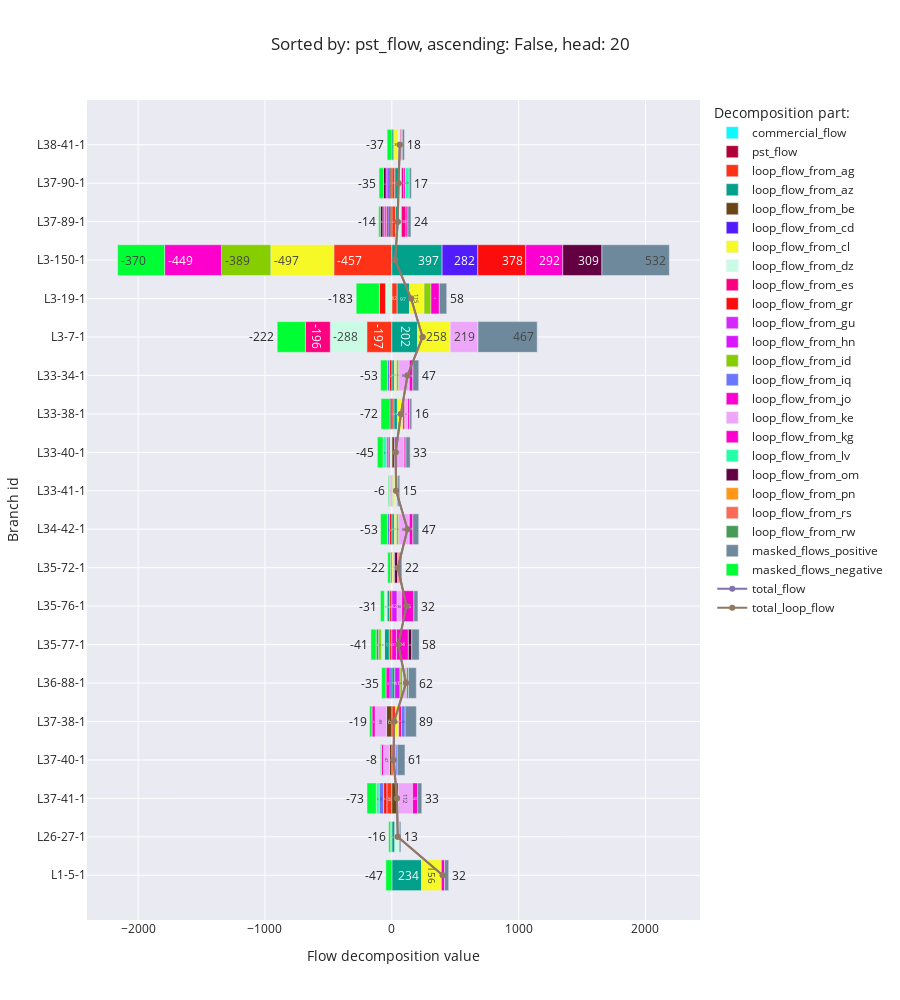

Notebook code cell kept with this figure:
### Code cell
flow_decomposition_bar_chart('pst_flow')

### Figure 1 — Plotly figure (JSON) as saved in the notebook; plotly's stock layout.template omitted (floating-point values rounded to 4 significant figures)
{"data": [{"alignmentgroup": "True", "hovertemplate": "Decomposition part:=commercial_flow<br>Flow decomposition value=%{x}<br>Branch id=%{y}<extra></extra>", "legendgroup": "commercial_flow", "marker": {"color": "#0DF9FF", "pattern": {"shape": ""}}, "name": "commercial_flow", "offsetgroup": "commercial_flow", "orientation": "h", "showlegend": true, "textposition": "auto", "texttemplate": "%{x:.0f}", "type": "bar", "x": [null, null, null, null, null, null, null, null, null, null, null, null, null, null, null, null, null, null, null, null], "xaxis": "x", "y": ["L1-5-1", "L26-27-1", "L37-41-1", "L37-40-1", "L37-38-1", "L36-88-1", "L35-77-1", "L35-76-1", "L35-72-1", "L34-42-1", "L33-41-1", "L33-40-1", "L33-38-1", "L33-34-1", "L3-7-1", "L3-19-1", "L3-150-1", "L37-89-1", "L37-90-1", "L38-41-1"], "yaxis": "y"}, {"alignmentgroup": "True", "hovertemplate": "Decomposition part:=pst_flow<br>Flow decomposition value=%{x}<br>Branch id=%{y}<extra></extra>", "legendgroup": "pst_flow", "marker": {"color": "#AF0038", "pattern": {"shape": ""}}, "name": "pst_flow", "offsetgroup": "pst_flow", "orientation": "h", "showlegend": true, "textposition": "auto", "texttemplate": "%{x:.0f}", "type": "bar", "x": [null, null, null, null, null, null, null, null, null, null, null, null, null, null, null, null, null, null, null, null], "xaxis": "x", "y": ["L1-5-1", "L26-27-1", "L37-41-1", "L37-40-1", "L37-38-1", "L36-88-1", "L35-77-1", "L35-76-1", "L35-72-1", "L34-42-1", "L33-41-1", "L33-40-1", "L33-38-1", "L33-34-1", "L3-7-1", "L3-19-1", "L3-150-1", "L37-89-1", "L37-90-1", "L38-41-1"], "yaxis": "y"}, {"alignmentgroup": "True", "hovertemplate": "Decomposition part:=loop_flow_from_ag<br>Flow decomposition value=%{x}<br>Branch id=%{y}<extra></extra>", "legendgroup": "loop_flow_from_ag", "marker": {"color": "#FD3216", "pattern": {"shape": ""}}, "name": "loop_flow_from_ag", "offsetgroup": "loop_flow_from_ag", "orientation": "h", "showlegend": true, "textposition": "auto", "texttemplate": "%{x:.0f}", "type": "bar", "x": [null, null, -39.38, 12.6, 29.05, null, -20.63, -19.65, null, null, -6.083, null, 17.42, null, -197.3, 41.88, -457.2, 29.27, 24.1, null], "xaxis": "x", "y": ["L1-5-1", "L26-27-1", "L37-41-1", "L37-40-1", "L37-38-1", "L36-88-1", "L35-77-1", "L35-76-1", "L35-72-1", "L34-42-1", "L33-41-1", "L33-40-1", "L33-38-1", "L33-34-1", "L3-7-1", "L3-19-1", "L3-150-1", "L37-89-1", "L37-90-1", "L38-41-1"], "yaxis": "y"}, {"alignmentgroup": "True", "hovertemplate": "Decomposition part:=loop_flow_from_az<br>Flow decomposition value=%{x}<br>Branch id=%{y}<extra></extra>", "legendgroup": "loop_flow_from_az", "marker": {"color": "#00A08B", "pattern": {"shape": ""}}, "name": "loop_flow_from_az", "offsetgroup": "loop_flow_from_az", "orientation": "h", "showlegend": true, "textposition": "auto", "texttemplate": "%{x:.0f}", "type": "bar", "x": [234.4, 23.92, null, null, null, 23.37, -36.69, -17.71, null, 20.21, 6.595, null, 26.41, 20.21, 202.3, 97.37, 396.5, 18.28, 28.7, 16.23], "xaxis": "x", "y": ["L1-5-1", "L26-27-1", "L37-41-1", "L37-40-1", "L37-38-1", "L36-88-1", "L35-77-1", "L35-76-1", "L35-72-1", "L34-42-1", "L33-41-1", "L33-40-1", "L33-38-1", "L33-34-1", "L3-7-1", "L3-19-1", "L3-150-1", "L37-89-1", "L37-90-1", "L38-41-1"], "yaxis": "y"}, {"alignmentgroup": "True", "hovertemplate": "Decomposition part:=loop_flow_from_be<br>Flow decomposition value=%{x}<br>Branch id=%{y}<extra></extra>", "legendgroup": "loop_flow_from_be", "marker": {"color": "#6C4516", "pattern": {"shape": ""}}, "name": "loop_flow_from_be", "offsetgroup": "loop_flow_from_be", "orientation": "h", "showlegend": true, "textposition": "auto", "texttemplate": "%{x:.0f}", "type": "bar", "x": [null, null, 51.37, -18.67, -41.64, null, null, null, null, null, null, 21.87, null, null, null, null, null, -14.7, -15.14, null], "xaxis": "x", "y": ["L1-5-1", "L26-27-1", "L37-41-1", "L37-40-1", "L37-38-1", "L36-88-1", "L35-77-1", "L35-76-1", "L35-72-1", "L34-42-1", "L33-41-1", "L33-40-1", "L33-38-1", "L33-34-1", "L3-7-1", "L3-19-1", "L3-150-1", "L37-89-1", "L37-90-1", "L38-41-1"], "yaxis": "y"}, {"alignmentgroup": "True", "hovertemplate": "Decomposition part:=loop_flow_from_cd<br>Flow decomposition value=%{x}<br>Branch id=%{y}<extra></extra>", "legendgroup": "loop_flow_from_cd", "marker": {"color": "#511CFB", "pattern": {"shape": ""}}, "name": "loop_flow_from_cd", "offsetgroup": "loop_flow_from_cd", "orientation": "h", "showlegend": true, "textposition": "auto", "texttemplate": "%{x:.0f}", "type": "bar", "x": [null, null, null, null, null, -14.34, null, null, null, null, null, null, null, null, null, null, 281.5, -14.97, -15.61, null], "xaxis": "x", "y": ["L1-5-1", "L26-27-1", "L37-41-1", "L37-40-1", "L37-38-1", "L36-88-1", "L35-77-1", "L35-76-1", "L35-72-1", "L34-42-1", "L33-41-1", "L33-40-1", "L33-38-1", "L33-34-1", "L3-7-1", "L3-19-1", "L3-150-1", "L37-89-1", "L37-90-1", "L38-41-1"], "yaxis": "y"}, {"alignmentgroup": "True", "hovertemplate": "Decomposition part:=loop_flow_from_cl<br>Flow decomposition value=%{x}<br>Branch id=%{y}<extra></extra>", "legendgroup": "loop_flow_from_cl", "marker": {"color": "#F6F926", "pattern": {"shape": ""}}, "name": "loop_flow_from_cl", "offsetgroup": "loop_flow_from_cl", "orientation": "h", "showlegend": true, "textposition": "auto", "texttemplate": "%{x:.0f}", "type": "bar", "x": [156.1, null, null, null, 26.17, null, null, null, 10.57, 16.5, 17.69, null, 43.31, 16.5, 258.2, 114.8, -496.9, null, null, 34.61], "xaxis": "x", "y": ["L1-5-1", "L26-27-1", "L37-41-1", "L37-40-1", "L37-38-1", "L36-88-1", "L35-77-1", "L35-76-1", "L35-72-1", "L34-42-1", "L33-41-1", "L33-40-1", "L33-38-1", "L33-34-1", "L3-7-1", "L3-19-1", "L3-150-1", "L37-89-1", "L37-90-1", "L38-41-1"], "yaxis": "y"}, {"alignmentgroup": "True", "hovertemplate": "Decomposition part:=loop_flow_from_dz<br>Flow decomposition value=%{x}<br>Branch id=%{y}<extra></extra>", "legendgroup": "loop_flow_from_dz", "marker": {"color": "#C9FBE5", "pattern": {"shape": ""}}, "name": "loop_flow_from_dz", "offsetgroup": "loop_flow_from_dz", "orientation": "h", "showlegend": true, "textposition": "auto", "texttemplate": "%{x:.0f}", "type": "bar", "x": [null, 34.77, null, null, null, null, -25.39, -21.33, null, null, 16.1, -14.88, null, null, -288.2, -50.0, null, 28.06, 23.38, 15.1], "xaxis": "x", "y": ["L1-5-1", "L26-27-1", "L37-41-1", "L37-40-1", "L37-38-1", "L36-88-1", "L35-77-1", "L35-76-1", "L35-72-1", "L34-42-1", "L33-41-1", "L33-40-1", "L33-38-1", "L33-34-1", "L3-7-1", "L3-19-1", "L3-150-1", "L37-89-1", "L37-90-1", "L38-41-1"], "yaxis": "y"}, {"alignmentgroup": "True", "hovertemplate": "Decomposition part:=loop_flow_from_es<br>Flow decomposition value=%{x}<br>Branch id=%{y}<extra></extra>", "legendgroup": "loop_flow_from_es", "marker": {"color": "#FC0080", "pattern": {"shape": ""}}, "name": "loop_flow_from_es", "offsetgroup": "loop_flow_from_es", "orientation": "h", "showlegend": true, "textposition": "auto", "texttemplate": "%{x:.0f}", "type": "bar", "x": [null, null, null, null, 20.74, null, null, null, null, null, null, -14.14, 15.48, null, -196.0, null, null, 36.16, 18.23, 7.712], "xaxis": "x", "y": ["L1-5-1", "L26-27-1", "L37-41-1", "L37-40-1", "L37-38-1", "L36-88-1", "L35-77-1", "L35-76-1", "L35-72-1", "L34-42-1", "L33-41-1", "L33-40-1", "L33-38-1", "L33-34-1", "L3-7-1", "L3-19-1", "L3-150-1", "L37-89-1", "L37-90-1", "L38-41-1"], "yaxis": "y"}, {"alignmentgroup": "True", "hovertemplate": "Decomposition part:=loop_flow_from_gr<br>Flow decomposition value=%{x}<br>Branch id=%{y}<extra></extra>", "legendgroup": "loop_flow_from_gr", "marker": {"color": "#FB0D0D", "pattern": {"shape": ""}}, "name": "loop_flow_from_gr", "offsetgroup": "loop_flow_from_gr", "orientation": "h", "showlegend": true, "textposition": "auto", "texttemplate": "%{x:.0f}", "type": "bar", "x": [null, null, -25.34, null, null, null, null, null, null, -18.07, null, null, null, -18.07, null, -48.5, 377.5, -14.19, null, null], "xaxis": "x", "y": ["L1-5-1", "L26-27-1", "L37-41-1", "L37-40-1", "L37-38-1", "L36-88-1", "L35-77-1", "L35-76-1", "L35-72-1", "L34-42-1", "L33-41-1", "L33-40-1", "L33-38-1", "L33-34-1", "L3-7-1", "L3-19-1", "L3-150-1", "L37-89-1", "L37-90-1", "L38-41-1"], "yaxis": "y"}, {"alignmentgroup": "True", "hovertemplate": "Decomposition part:=loop_flow_from_gu<br>Flow decomposition value=%{x}<br>Branch id=%{y}<extra></extra>", "legendgroup": "loop_flow_from_gu", "marker": {"color": "#D626FF", "pattern": {"shape": ""}}, "name": "loop_flow_from_gu", "offsetgroup": "loop_flow_from_gu", "orientation": "h", "showlegend": true, "textposition": "auto", "texttemplate": "%{x:.0f}", "type": "bar", "x": [null, null, null, 15.28, null, null, null, null, null, null, 7.758, 25.61, null, null, null, null, null, null, null, null], "xaxis": "x", "y": ["L1-5-1", "L26-27-1", "L37-41-1", "L37-40-1", "L37-38-1", "L36-88-1", "L35-77-1", "L35-76-1", "L35-72-1", "L34-42-1", "L33-41-1", "L33-40-1", "L33-38-1", "L33-34-1", "L3-7-1", "L3-19-1", "L3-150-1", "L37-89-1", "L37-90-1", "L38-41-1"], "yaxis": "y"}, {"alignmentgroup": "True", "hovertemplate": "Decomposition part:=loop_flow_from_hn<br>Flow decomposition value=%{x}<br>Branch id=%{y}<extra></extra>", "legendgroup": "loop_flow_from_hn", "marker": {"color": "#DA16FF", "pattern": {"shape": ""}}, "name": "loop_flow_from_hn", "offsetgroup": "loop_flow_from_hn", "orientation": "h", "showlegend": true, "textposition": "auto", "texttemplate": "%{x:.0f}", "type": "bar", "x": [null, null, null, null, null, 41.45, null, 42.14, null, null, null, null, null, null, null, null, null, -12.79, -15.24, null], "xaxis": "x", "y": ["L1-5-1", "L26-27-1", "L37-41-1", "L37-40-1", "L37-38-1", "L36-88-1", "L35-77-1", "L35-76-1", "L35-72-1", "L34-42-1", "L33-41-1", "L33-40-1", "L33-38-1", "L33-34-1", "L3-7-1", "L3-19-1", "L3-150-1", "L37-89-1", "L37-90-1", "L38-41-1"], "yaxis": "y"}, {"alignmentgroup": "True", "hovertemplate": "Decomposition part:=loop_flow_from_id<br>Flow decomposition value=%{x}<br>Branch id=%{y}<extra></extra>", "legendgroup": "loop_flow_from_id", "marker": {"color": "#86CE00", "pattern": {"shape": ""}}, "name": "loop_flow_from_id", "offsetgroup": "loop_flow_from_id", "orientation": "h", "showlegend": true, "textposition": "auto", "texttemplate": "%{x:.0f}", "type": "bar", "x": [null, null, null, null, null, 19.84, -21.09, null, null, 18.04, null, null, null, 18.04, null, 54.33, -388.6, null, null, 8.571], "xaxis": "x", "y": ["L1-5-1", "L26-27-1", "L37-41-1", "L37-40-1", "L37-38-1", "L36-88-1", "L35-77-1", "L35-76-1", "L35-72-1", "L34-42-1", "L33-41-1", "L33-40-1", "L33-38-1", "L33-34-1", "L3-7-1", "L3-19-1", "L3-150-1", "L37-89-1", "L37-90-1", "L38-41-1"], "yaxis": "y"}, {"alignmentgroup": "True", "hovertemplate": "Decomposition part:=loop_flow_from_iq<br>Flow decomposition value=%{x}<br>Branch id=%{y}<extra></extra>", "legendgroup": "loop_flow_from_iq", "marker": {"color": "#6A76FC", "pattern": {"shape": ""}}, "name": "loop_flow_from_iq", "offsetgroup": "loop_flow_from_iq", "orientation": "h", "showlegend": true, "textposition": "auto", "texttemplate": "%{x:.0f}", "type": "bar", "x": [null, null, -35.3, 14.52, 28.98, null, null, null, null, -17.4, null, -15.02, null, -17.4, null, null, null, null, null, null], "xaxis": "x", "y": ["L1-5-1", "L26-27-1", "L37-41-1", "L37-40-1", "L37-38-1", "L36-88-1", "L35-77-1", "L35-76-1", "L35-72-1", "L34-42-1", "L33-41-1", "L33-40-1", "L33-38-1", "L33-34-1", "L3-7-1", "L3-19-1", "L3-150-1", "L37-89-1", "L37-90-1", "L38-41-1"], "yaxis": "y"}, {"alignmentgroup": "True", "hovertemplate": "Decomposition part:=loop_flow_from_jo<br>Flow decomposition value=%{x}<br>Branch id=%{y}<extra></extra>", "legendgroup": "loop_flow_from_jo", "marker": {"color": "#FB00D1", "pattern": {"shape": ""}}, "name": "loop_flow_from_jo", "offsetgroup": "loop_flow_from_jo", "orientation": "h", "showlegend": true, "textposition": "auto", "texttemplate": "%{x:.0f}", "type": "bar", "x": [null, null, null, null, null, -31.37, 37.08, null, null, null, null, null, null, null, null, null, 292.4, -14.16, null, null], "xaxis": "x", "y": ["L1-5-1", "L26-27-1", "L37-41-1", "L37-40-1", "L37-38-1", "L36-88-1", "L35-77-1", "L35-76-1", "L35-72-1", "L34-42-1", "L33-41-1", "L33-40-1", "L33-38-1", "L33-34-1", "L3-7-1", "L3-19-1", "L3-150-1", "L37-89-1", "L37-90-1", "L38-41-1"], "yaxis": "y"}, {"alignmentgroup": "True", "hovertemplate": "Decomposition part:=loop_flow_from_ke<br>Flow decomposition value=%{x}<br>Branch id=%{y}<extra></extra>", "legendgroup": "loop_flow_from_ke", "marker": {"color": "#EEA6FB", "pattern": {"shape": ""}}, "name": "loop_flow_from_ke", "offsetgroup": "loop_flow_from_ke", "orientation": "h", "showlegend": true, "textposition": "auto", "texttemplate": "%{x:.0f}", "type": "bar", "x": [null, null, 112.3, -47.35, -89.45, 31.7, null, 35.78, 11.59, 83.0, -10.16, 49.94, 22.9, 83.0, 218.8, null, null, null, null, null], "xaxis": "x", "y": ["L1-5-1", "L26-27-1", "L37-41-1", "L37-40-1", "L37-38-1", "L36-88-1", "L35-77-1", "L35-76-1", "L35-72-1", "L34-42-1", "L33-41-1", "L33-40-1", "L33-38-1", "L33-34-1", "L3-7-1", "L3-19-1", "L3-150-1", "L37-89-1", "L37-90-1", "L38-41-1"], "yaxis": "y"}, {"alignmentgroup": "True", "hovertemplate": "Decomposition part:=loop_flow_from_kg<br>Flow decomposition value=%{x}<br>Branch id=%{y}<extra></extra>", "legendgroup": "loop_flow_from_kg", "marker": {"color": "#FE00CE", "pattern": {"shape": ""}}, "name": "loop_flow_from_kg", "offsetgroup": "loop_flow_from_kg", "orientation": "h", "showlegend": true, "textposition": "auto", "texttemplate": "%{x:.0f}", "type": "bar", "x": [25.81, null, 39.71, -15.35, -25.43, null, 93.57, 95.38, -10.25, 28.09, null, 13.74, 15.48, 28.09, null, 66.18, -448.8, 15.5, 13.96, null], "xaxis": "x", "y": ["L1-5-1", "L26-27-1", "L37-41-1", "L37-40-1", "L37-38-1", "L36-88-1", "L35-77-1", "L35-76-1", "L35-72-1", "L34-42-1", "L33-41-1", "L33-40-1", "L33-38-1", "L33-34-1", "L3-7-1", "L3-19-1", "L3-150-1", "L37-89-1", "L37-90-1", "L38-41-1"], "yaxis": "y"}, {"alignmentgroup": "True", "hovertemplate": "Decomposition part:=loop_flow_from_lv<br>Flow decomposition value=%{x}<br>Branch id=%{y}<extra></extra>", "legendgroup": "loop_flow_from_lv", "marker": {"color": "#22FFA7", "pattern": {"shape": ""}}, "name": "loop_flow_from_lv", "offsetgroup": "loop_flow_from_lv", "orientation": "h", "showlegend": true, "textposition": "auto", "texttemplate": "%{x:.0f}", "type": "bar", "x": [null, -8.982, -22.58, null, null, null, null, null, null, null, -6.549, -25.06, null, null, null, null, null, null, 28.76, null], "xaxis": "x", "y": ["L1-5-1", "L26-27-1", "L37-41-1", "L37-40-1", "L37-38-1", "L36-88-1", "L35-77-1", "L35-76-1", "L35-72-1", "L34-42-1", "L33-41-1", "L33-40-1", "L33-38-1", "L33-34-1", "L3-7-1", "L3-19-1", "L3-150-1", "L37-89-1", "L37-90-1", "L38-41-1"], "yaxis": "y"}, {"alignmentgroup": "True", "hovertemplate": "Decomposition part:=loop_flow_from_om<br>Flow decomposition value=%{x}<br>Branch id=%{y}<extra></extra>", "legendgroup": "loop_flow_from_om", "marker": {"color": "#620042", "pattern": {"shape": ""}}, "name": "loop_flow_from_om", "offsetgroup": "loop_flow_from_om", "orientation": "h", "showlegend": true, "textposition": "auto", "texttemplate": "%{x:.0f}", "type": "bar", "x": [null, null, null, null, null, null, 26.48, null, 24.12, null, null, null, -13.4, null, null, null, 308.7, -19.87, -19.4, null], "xaxis": "x", "y": ["L1-5-1", "L26-27-1", "L37-41-1", "L37-40-1", "L37-38-1", "L36-88-1", "L35-77-1", "L35-76-1", "L35-72-1", "L34-42-1", "L33-41-1", "L33-40-1", "L33-38-1", "L33-34-1", "L3-7-1", "L3-19-1", "L3-150-1", "L37-89-1", "L37-90-1", "L38-41-1"], "yaxis": "y"}, {"alignmentgroup": "True", "hovertemplate": "Decomposition part:=loop_flow_from_pn<br>Flow decomposition value=%{x}<br>Branch id=%{y}<extra></extra>", "legendgroup": "loop_flow_from_pn", "marker": {"color": "#FF9616", "pattern": {"shape": ""}}, "name": "loop_flow_from_pn", "offsetgroup": "loop_flow_from_pn", "orientation": "h", "showlegend": true, "textposition": "auto", "texttemplate": "%{x:.0f}", "type": "bar", "x": [null, null, null, null, null, null, null, null, null, null, null, null, null, null, null, null, null, null, null, null], "xaxis": "x", "y": ["L1-5-1", "L26-27-1", "L37-41-1", "L37-40-1", "L37-38-1", "L36-88-1", "L35-77-1", "L35-76-1", "L35-72-1", "L34-42-1", "L33-41-1", "L33-40-1", "L33-38-1", "L33-34-1", "L3-7-1", "L3-19-1", "L3-150-1", "L37-89-1", "L37-90-1", "L38-41-1"], "yaxis": "y"}, {"alignmentgroup": "True", "hovertemplate": "Decomposition part:=loop_flow_from_rs<br>Flow decomposition value=%{x}<br>Branch id=%{y}<extra></extra>", "legendgroup": "loop_flow_from_rs", "marker": {"color": "#FC6955", "pattern": {"shape": ""}}, "name": "loop_flow_from_rs", "offsetgroup": "loop_flow_from_rs", "orientation": "h", "showlegend": true, "textposition": "auto", "texttemplate": "%{x:.0f}", "type": "bar", "x": [null, null, null, null, null, null, null, null, 11.14, null, null, null, null, null, null, null, null, null, null, null], "xaxis": "x", "y": ["L1-5-1", "L26-27-1", "L37-41-1", "L37-40-1", "L37-38-1", "L36-88-1", "L35-77-1", "L35-76-1", "L35-72-1", "L34-42-1", "L33-41-1", "L33-40-1", "L33-38-1", "L33-34-1", "L3-7-1", "L3-19-1", "L3-150-1", "L37-89-1", "L37-90-1", "L38-41-1"], "yaxis": "y"}, {"alignmentgroup": "True", "hovertemplate": "Decomposition part:=loop_flow_from_rw<br>Flow decomposition value=%{x}<br>Branch id=%{y}<extra></extra>", "legendgroup": "loop_flow_from_rw", "marker": {"color": "#479B55", "pattern": {"shape": ""}}, "name": "loop_flow_from_rw", "offsetgroup": "loop_flow_from_rw", "orientation": "h", "showlegend": true, "textposition": "auto", "texttemplate": "%{x:.0f}", "type": "bar", "x": [null, null, null, null, null, 14.43, -20.15, null, null, null, null, null, null, null, null, null, null, null, null, null], "xaxis": "x", "y": ["L1-5-1", "L26-27-1", "L37-41-1", "L37-40-1", "L37-38-1", "L36-88-1", "L35-77-1", "L35-76-1", "L35-72-1", "L34-42-1", "L33-41-1", "L33-40-1", "L33-38-1", "L33-34-1", "L3-7-1", "L3-19-1", "L3-150-1", "L37-89-1", "L37-90-1", "L38-41-1"], "yaxis": "y"}, {"alignmentgroup": "True", "hovertemplate": "Decomposition part:=masked_flows_positive<br>Flow decomposition value=%{x}<br>Branch id=%{y}<extra></extra>", "legendgroup": "masked_flows_positive", "marker": {"color": "#6E899C", "pattern": {"shape": ""}}, "name": "masked_flows_positive", "offsetgroup": "masked_flows_positive", "orientation": "h", "showlegend": true, "textposition": "auto", "texttemplate": "%{x:.0f}", "type": "bar", "x": [32.15, 12.73, 33.09, 61.12, 88.69, 62.28, 58.5, 32.41, 21.97, 46.52, 14.65, 33.27, 16.21, 46.52, 467.0, 58.35, 531.6, 23.53, 16.84, 17.6], "xaxis": "x", "y": ["L1-5-1", "L26-27-1", "L37-41-1", "L37-40-1", "L37-38-1", "L36-88-1", "L35-77-1", "L35-76-1", "L35-72-1", "L34-42-1", "L33-41-1", "L33-40-1", "L33-38-1", "L33-34-1", "L3-7-1", "L3-19-1", "L3-150-1", "L37-89-1", "L37-90-1", "L38-41-1"], "yaxis": "y"}, {"alignmentgroup": "True", "hovertemplate": "Decomposition part:=masked_flows_negative<br>Flow decomposition value=%{x}<br>Branch id=%{y}<extra></extra>", "legendgroup": "masked_flows_negative", "marker": {"color": "#00FE35", "pattern": {"shape": ""}}, "name": "masked_flows_negative", "offsetgroup": "masked_flows_negative", "orientation": "h", "showlegend": true, "textposition": "auto", "texttemplate": "%{x:.0f}", "type": "bar", "x": [-47.27, -15.89, -73.3, -8.48, -18.84, -35.08, -40.94, -31.16, -21.98, -53.31, -6.177, -44.96, -71.79, -53.31, -222.3, -182.6, -370.2, -13.6, -35.47, -37.16], "xaxis": "x", "y": ["L1-5-1", "L26-27-1", "L37-41-1", "L37-40-1", "L37-38-1", "L36-88-1", "L35-77-1", "L35-76-1", "L35-72-1", "L34-42-1", "L33-41-1", "L33-40-1", "L33-38-1", "L33-34-1", "L3-7-1", "L3-19-1", "L3-150-1", "L37-89-1", "L37-90-1", "L38-41-1"], "yaxis": "y"}, {"mode": "lines+markers", "name": "total_flow", "type": "scatter", "x": [401.2, 46.54, 40.55, 13.68, 18.27, 112.3, 50.74, 115.9, 47.16, 123.6, 33.82, 30.37, 72.02, 123.6, 242.7, 151.8, 26.47, 46.52, 53.13, 62.66], "y": ["L1-5-1", "L26-27-1", "L37-41-1", "L37-40-1", "L37-38-1", "L36-88-1", "L35-77-1", "L35-76-1", "L35-72-1", "L34-42-1", "L33-41-1", "L33-40-1", "L33-38-1", "L33-34-1", "L3-7-1", "L3-19-1", "L3-150-1", "L37-89-1", "L37-90-1", "L38-41-1"]}, {"mode": "lines+markers", "name": "total_loop_flow", "type": "scatter", "x": [401.2, 46.54, 40.55, 13.68, 18.27, 112.3, 50.74, 115.9, 47.16, 123.6, 33.82, 30.37, 72.02, 123.6, 242.7, 151.8, 26.47, 46.52, 53.13, 62.66], "y": ["L1-5-1", "L26-27-1", "L37-41-1", "L37-40-1", "L37-38-1", "L36-88-1", "L35-77-1", "L35-76-1", "L35-72-1", "L34-42-1", "L33-41-1", "L33-40-1", "L33-38-1", "L33-34-1", "L3-7-1", "L3-19-1", "L3-150-1", "L37-89-1", "L37-90-1", "L38-41-1"]}], "layout": {"barmode": "relative", "height": 1000, "legend": {"title": {"text": "Decomposition part:"}, "tracegroupgap": 0}, "title": {"text": "Sorted by: pst_flow, ascending: False, head: 20"}, "xaxis": {"anchor": "y", "domain": [0, 1], "title": {"text": "Flow decomposition value"}}, "yaxis": {"anchor": "x", "domain": [0, 1], "title": {"text": "Branch id"}}}}
